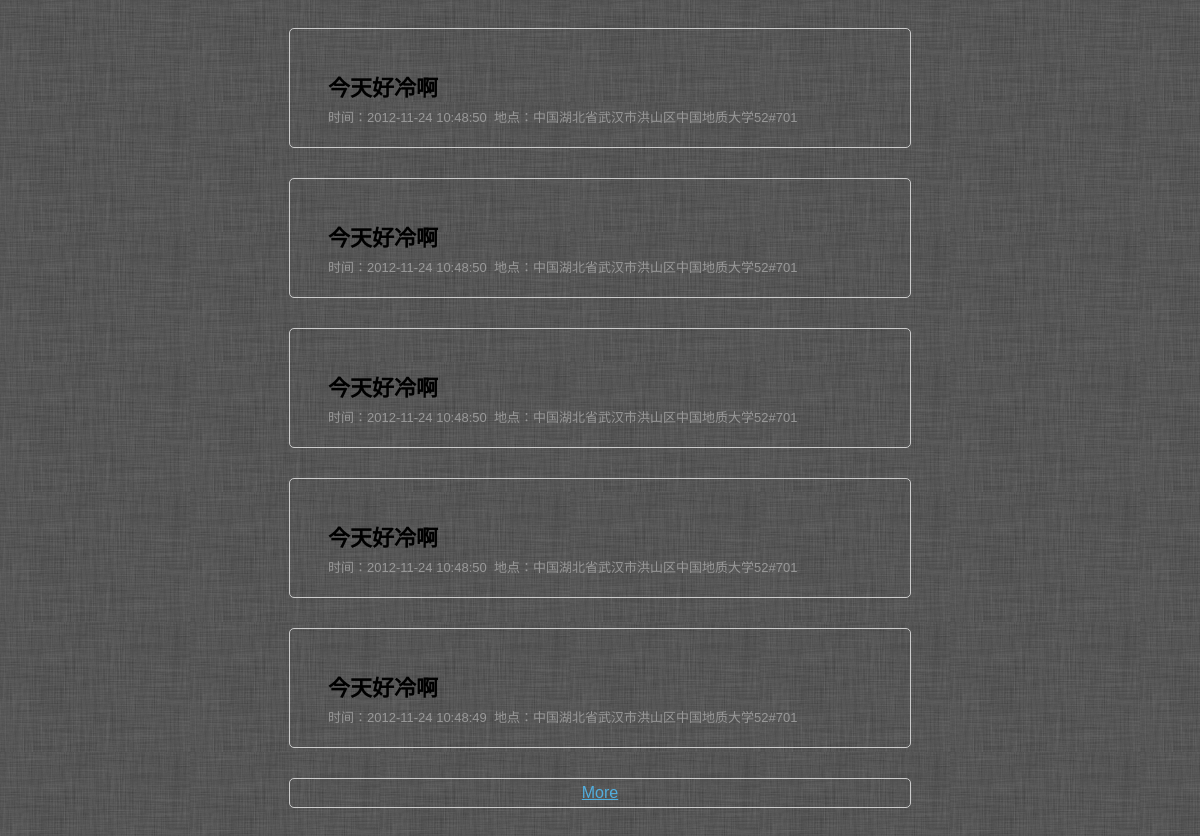
Before: / (lower part) with the older database file.
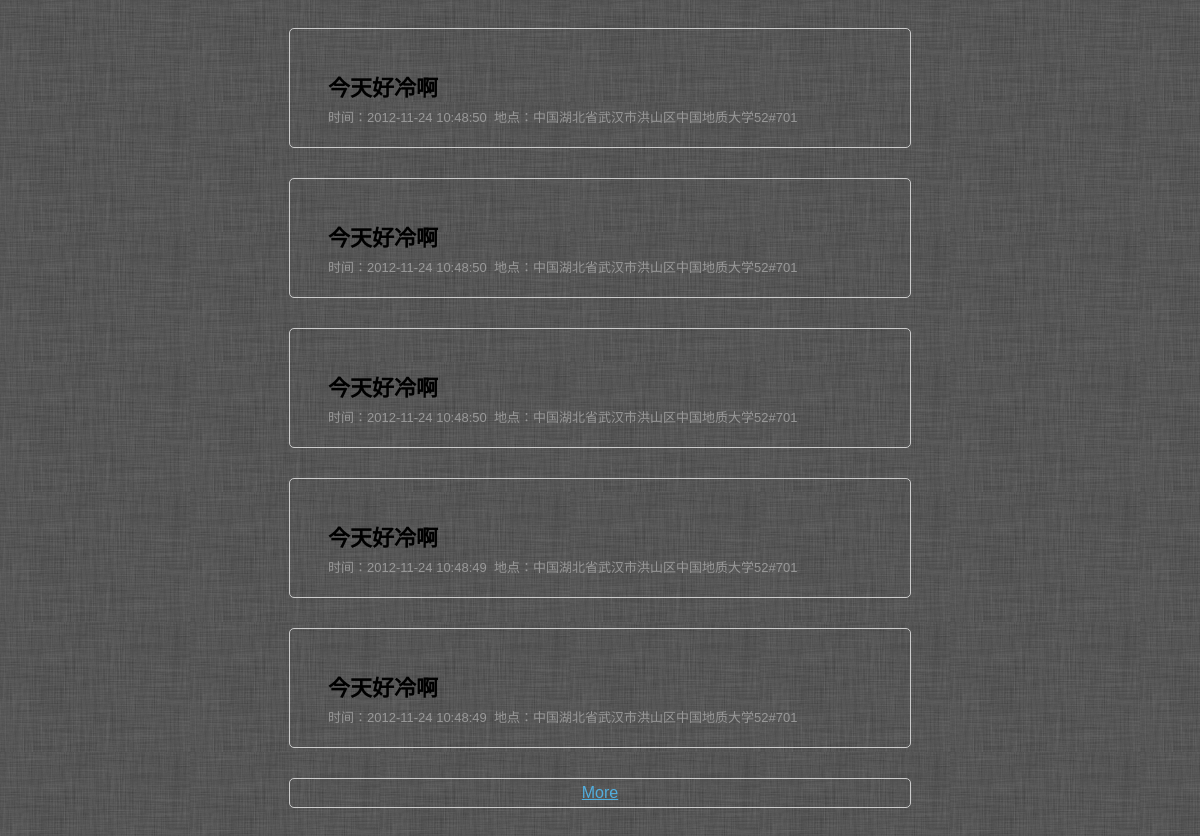
After: the same page with the newer database file.
### tables this page shows
CREATE TABLE IF NOT EXISTS `mocon` (
  `id` int(11) unsigned NOT NULL AUTO_INCREMENT,
  `mdcon` varchar(2222) NOT NULL,
  `mdplace` varchar(222) NOT NULL,
  `mdtime` int(10) NOT NULL,
  `isprivate` int(11) NOT NULL,
  PRIMARY KEY (`id`)
);

### index.php (the view, shortened to what this page needs)
<?php
if(isset($_GET['page'])&&is_numeric($_GET['page']))
{
	$page=intval($_GET['page']);
}
else
{
	$page=1;
}
$num=11;
$offset=($page-1)*$num;
if($_SESSION['username']=="")
{
  $info=mysql_query("select * from `mocon` where `isprivate`=0 order by `mdtime` DESC limit $offset,$num");
}
else
{
  $info=mysql_query("select * from `mocon` order by `mdtime` DESC limit $offset,$num");
}
while($it=mysql_fetch_array($info))
{
   $tem[]=array($it['id'],date("Y-m-d H:i:s",$it['mdtime']),$it['mdplace'],$it['mdcon']);
}
?>
<!DOCTYPE HTML>
<head>
<html xmlns="http://www.w3.org/1999/xhtml">
<link rel="stylesheet" href="mood.css" type="text/css"/>
</head>
<body>
<div id="itemlist">
<?php foreach($tem as $item):?>
<div class="block_item">
  <div class="qb"></div>
  <p class="itemcon"><?php echo $item[3];?></p>
  <p class="itemmeta">时间：<?php echo $item[1];?>&nbsp;&nbsp;地点：<?php echo $item[2];?>
  </p>
  <div class="qa">”</div>
</div>
<?php endforeach;?>
<div class="block_more"><p class="con_more"><a id="a_more" href="javascript:void(0);">More</a></p></div>
</div>
</body>
</html>

Changed rows visible on the page:
removed mocon: mdcon "今天好冷啊", item "2012-11-24 10:48:50", mdplace "中国湖北省武汉市洪山区中国地质大学52#701"
now on this page (row unchanged): mocon: mdcon "今天好冷啊", item "2012-11-24 10:48:49", mdplace "中国湖北省武汉市洪山区中国地质大学52#701"
